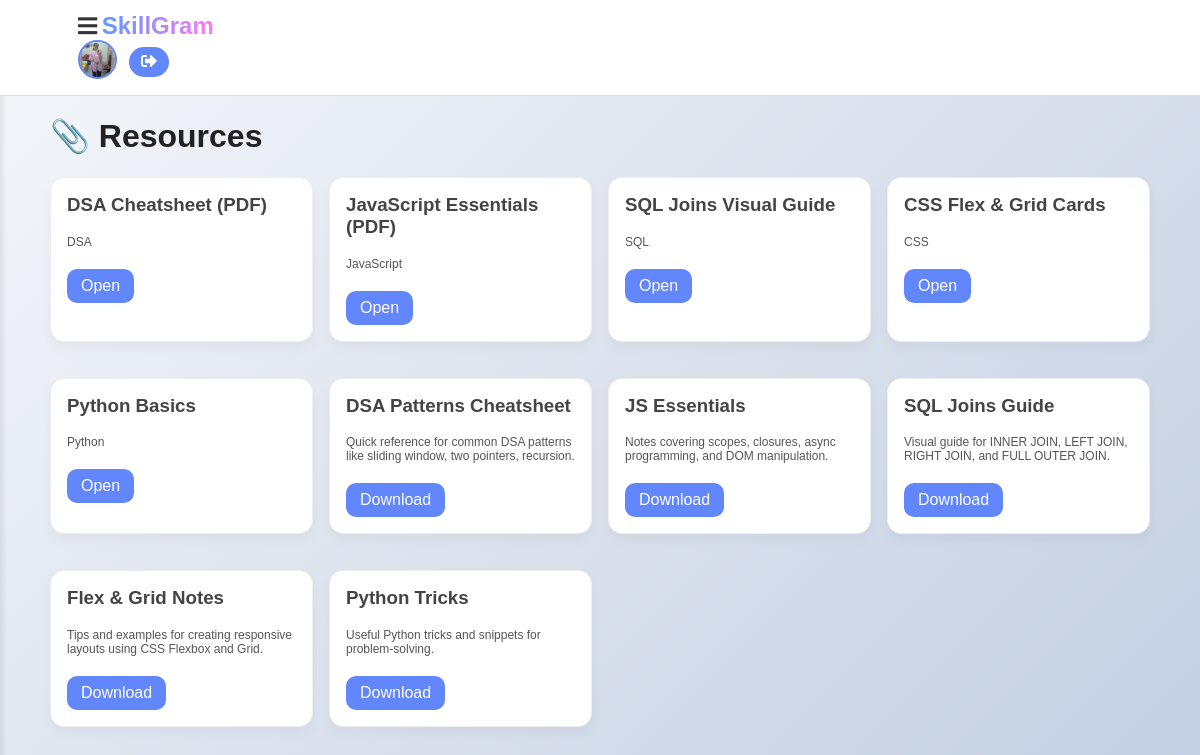
Page /resources.php (signed in) on the committed database.
### tables this page shows
CREATE TABLE IF NOT EXISTS `users` (
  `id` int NOT NULL AUTO_INCREMENT,
  `name` varchar(100) NOT NULL,
  `email` varchar(100) NOT NULL,
  `password` varchar(255) NOT NULL,
  `created_at` timestamp NULL DEFAULT CURRENT_TIMESTAMP,
  `profile_pic` varchar(255) DEFAULT 'default.jpg',
  `bio` varchar(255) DEFAULT 0xF09F8CB8204254656368204353452053747564656E74207C20F09F9A80204C6561726E696E672057656220446576207C20F09F92A12053686172696E67206461696C792070726F6772657373,
  `xp` int DEFAULT '0',
  `streak` int DEFAULT '0',
  `problems_solved` int DEFAULT '0',
  `last_login` date DEFAULT NULL,
  PRIMARY KEY (`id`),
  UNIQUE KEY `email` (`email`)
);

CREATE TABLE IF NOT EXISTS `resources` (
  `id` int UNSIGNED NOT NULL AUTO_INCREMENT,
  `title` varchar(200) NOT NULL,
  `link` varchar(255) NOT NULL,
  `category` varchar(100) NOT NULL,
  `created_at` datetime DEFAULT CURRENT_TIMESTAMP,
  PRIMARY KEY (`id`)
);

CREATE TABLE IF NOT EXISTS `notes` (
  `id` int NOT NULL AUTO_INCREMENT,
  `user_id` int NOT NULL,
  `subject` varchar(150) DEFAULT NULL,
  `title` varchar(255) NOT NULL,
  `content` mediumtext,
  `file_path` varchar(255) DEFAULT NULL,
  `created_at` datetime DEFAULT CURRENT_TIMESTAMP,
  PRIMARY KEY (`id`),
  KEY `idx_notes_user` (`user_id`)
);

### resources.php (the view, shortened to what this page needs)
<!DOCTYPE html>
<html lang="en">
<head>
<link rel="stylesheet" href="css/style.css">
<link rel="stylesheet" href="https://cdnjs.cloudflare.com/ajax/libs/font-awesome/5.15.4/css/all.css">
</head>
<body>
<?php include 'navbar.php'; ?>
<main class="page">
  <h1>📎 Resources</h1>
  <div class="grid">
    <?php
    $stmt = $conn->prepare("SELECT * FROM resources ORDER BY created_at DESC");
    $stmt->execute();
    $resources = $stmt->get_result();
    if($resources->num_rows > 0){
        while($r = $resources->fetch_assoc()): ?>
          <div class="card">
            <h3><?= htmlspecialchars($r['title']) ?></h3>
            <p class="small"><?= htmlspecialchars($r['category']) ?></p>
            <a class="btn" href="<?= htmlspecialchars($r['link']) ?>" target="_blank">Open</a>
          </div>
    <?php
        endwhile;
    }
    $notes_stmt = $conn->prepare("SELECT title, content, file_path FROM notes ORDER BY created_at DESC");
    $notes_stmt->execute();
    $notes = $notes_stmt->get_result();
    if($notes->num_rows > 0){
        while($n = $notes->fetch_assoc()): ?>
          <div class="card">
            <h3><?= htmlspecialchars($n['title']) ?></h3>
            <p class="small"><?= htmlspecialchars($n['content']) ?></p>
            <?php if(!empty($n['file_path'])): ?>
              <a class="btn" href="<?= htmlspecialchars($n['file_path']) ?>" target="_blank">Download</a>
            <?php endif; ?>
          </div>
    <?php
        endwhile;
    }
    ?>
  </div>
</main>
</body>
</html>

### navbar.php (shortened to what this page needs)
<?php
include 'db.php';
$user_id = $_SESSION['user_id'];
$stmt = $conn->prepare("SELECT name, profile_pic FROM users WHERE id=?");
$stmt->bind_param("i", $user_id);
$stmt->execute();
$stmt->bind_result($user_name, $user_pic);
?>
<header>
    <nav class="navbar">
        <div class="container">
            <b class="menu-toggle" onclick="toggleSidebar()"><i class="fas fa-bars"></i></b>
            <b style="font-size:24px;" class="gradient-text">SkillGram</b>
            <div class="nav-right">
                <a href="profile.php">
                    <img src="uploads/<?php echo htmlspecialchars($user_pic ?: 'default.png'); ?>"
                         alt="User Avatar" class="avatar">
                </a>
                <a href="logout.php" class="logout-btn"><i class="fas fa-sign-out-alt"></i></a>
            </div>
        </div>
    </nav>
</header>

### css/style.css (style rules this page uses)
body { font-family: 'Poppins', sans-serif; background: linear-gradient(135deg, #f5f7fa, #c3cfe2); margin: 0; padding: 0; color: #333; }
.container { width: 90%; max-width: 1200px; margin: auto; }
h1, h2, h3, h4 { font-weight: 600; color: #222; }
.navbar { background: #fff; padding: 12px 20px; display: flex; justify-content: space-between; align-items: center; border-bottom: 1px solid #ddd; position: sticky; top: 0; z-index: 1000; }
.gradient-text { background: linear-gradient(to right, #5f9aff, #6286fbff); background-clip: text; -webkit-text-fill-color: transparent; font-weight: bold; }
.avatar { width: 35px; height: 35px; border-radius: 50%; border: 2px solid #6286fbff; }
.logout-btn { background: #6286fbff; color: #fff !important; padding: 6px 12px; border-radius: 20px; transition: background 0.3s; }
.menu-toggle { cursor: pointer; font-size: 22px; }
.card { background: #fff; border-radius: 10px; box-shadow: 0 4px 10px rgba(0,0,0,0.05); padding: 20px; margin-bottom: 20px; }
.card h3 { margin-top: 0; color: #444; }
.card p { color: #555; }
.btn { display: inline-block; padding: 8px 14px; border-radius: 6px; background: #6286fbff; color: #fff; text-decoration: none; transition: 0.3s; }
.grid { display: grid; gap: 20px; }

### resources.php (style rules this page uses)
.page { max-width:1100px;margin:20px auto;padding:0 16px }
.grid { display:grid;grid-template-columns:repeat(auto-fill,minmax(260px,1fr));gap:16px }
.card { background:#fff;border:1px solid #eee;border-radius:14px;padding:16px;box-shadow:0 6px 12px rgba(0,0,0,.04) }
a.btn { display:inline-block;background:#6286fb;color:#fff;padding:8px 14px;border-radius:10px;text-decoration:none;margin-top:8px }
.small { color:#6b7280;font-size:12px }

### navbar.php (style rules this page uses)
.navbar { background: #fff; padding: 12px 20px; display: flex; justify-content: space-between; align-items: center; border-bottom: 1px solid #ddd; position: sticky; top: 0; z-index: 1000; }
.gradient-text { font-size: 30px; font-weight: bold; background: linear-gradient(to right, #5f9aff, #fe7bf3); background-clip: text; -webkit-text-fill-color: transparent; }
.nav-right { display: flex; align-items: center; gap: 12px; }
.avatar { width: 35px; height: 35px; border-radius: 50%; border: 2px solid #6286fbff; }
.logout-btn { background: #6286fbff; color: #fff !important; padding: 6px 12px; border-radius: 20px; transition: background 0.3s; }
.menu-toggle { cursor: pointer; font-size: 22px; }

### rows in the picture
users: profile_pic (picture)
resources: title "DSA Cheatsheet (PDF)", category "DSA"
resources: title "JavaScript Essentials (PDF)", category "JavaScript"
resources: title "SQL Joins Visual Guide", category "SQL"
resources: title "CSS Flex & Grid Cards", category "CSS"
resources: title "Python Basics", category "Python"
notes: title "DSA Patterns Cheatsheet", content "Quick reference for common DSA patterns like sliding window, two pointers, recursion."
notes: title "JS Essentials", content "Notes covering scopes, closures, async programming, and DOM manipulation."
notes: title "SQL Joins Guide", content "Visual guide for INNER JOIN, LEFT JOIN, RIGHT JOIN, and FULL OUTER JOIN."
notes: title "Flex & Grid Notes", content "Tips and examples for creating responsive layouts using CSS Flexbox and Grid."
notes: title "Python Tricks", content "Useful Python tricks and snippets for problem-solving."
